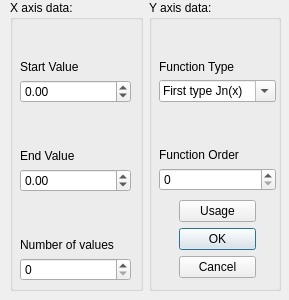
<?xml version="1.0" encoding="UTF-8"?>
<ui version="4.0">
 <class>AddNewData</class>
 <widget class="QDialog" name="AddNewData">
  <property name="geometry">
   <rect>
    <x>0</x>
    <y>0</y>
    <width>289</width>
    <height>300</height>
   </rect>
  </property>
  <property name="windowTitle">
   <string>Add Data</string>
  </property>
  <widget class="QWidget" name="layoutWidget">
   <property name="geometry">
    <rect>
     <x>10</x>
     <y>0</y>
     <width>271</width>
     <height>291</height>
    </rect>
   </property>
   <layout class="QHBoxLayout" name="horizontalLayout">
    <item>
     <widget class="QGroupBox" name="groupBox">
      <property name="title">
       <string>X axis data:</string>
      </property>
      <widget class="QWidget" name="layoutWidget">
       <property name="geometry">
        <rect>
         <x>10</x>
         <y>20</y>
         <width>111</width>
         <height>261</height>
        </rect>
       </property>
       <layout class="QVBoxLayout" name="verticalLayout">
        <item>
         <spacer name="verticalSpacer_3">
          <property name="orientation">
           <enum>Qt::Vertical</enum>
          </property>
          <property name="sizeHint" stdset="0">
           <size>
            <width>20</width>
            <height>40</height>
           </size>
          </property>
         </spacer>
        </item>
        <item>
         <widget class="QLabel" name="label_startval">
          <property name="text">
           <string>Start Value</string>
          </property>
         </widget>
        </item>
        <item>
         <widget class="QDoubleSpinBox" name="doubleSpinBox_startval">
          <property name="minimum">
           <double>-200.000000000000000</double>
          </property>
          <property name="maximum">
           <double>200.000000000000000</double>
          </property>
         </widget>
        </item>
        <item>
         <spacer name="verticalSpacer_2">
          <property name="orientation">
           <enum>Qt::Vertical</enum>
          </property>
          <property name="sizeHint" stdset="0">
           <size>
            <width>20</width>
            <height>40</height>
           </size>
          </property>
         </spacer>
        </item>
        <item>
         <widget class="QLabel" name="label_endval">
          <property name="text">
           <string>End Value</string>
          </property>
         </widget>
        </item>
        <item>
         <widget class="QDoubleSpinBox" name="doubleSpinBox_endval">
          <property name="minimum">
           <double>-200.000000000000000</double>
          </property>
          <property name="value">
           <double>0.000000000000000</double>
          </property>
         </widget>
        </item>
        <item>
         <spacer name="verticalSpacer">
          <property name="orientation">
           <enum>Qt::Vertical</enum>
          </property>
          <property name="sizeHint" stdset="0">
           <size>
            <width>20</width>
            <height>40</height>
           </size>
          </property>
         </spacer>
        </item>
        <item>
         <widget class="QLabel" name="label_numofval">
          <property name="text">
           <string>Number of values</string>
          </property>
         </widget>
        </item>
        <item>
         <widget class="QSpinBox" name="spinBox_numofval">
          <property name="maximum">
           <number>1000</number>
          </property>
         </widget>
        </item>
       </layout>
      </widget>
     </widget>
    </item>
    <item>
     <widget class="QGroupBox" name="groupBox_2">
      <property name="title">
       <string>Y axis data:</string>
      </property>
      <widget class="QWidget" name="layoutWidget">
       <property name="geometry">
        <rect>
         <x>10</x>
         <y>20</y>
         <width>117</width>
         <height>171</height>
        </rect>
       </property>
       <layout class="QVBoxLayout" name="verticalLayout_2">
        <item>
         <spacer name="verticalSpacer_4">
          <property name="orientation">
           <enum>Qt::Vertical</enum>
          </property>
          <property name="sizeHint" stdset="0">
           <size>
            <width>20</width>
            <height>40</height>
           </size>
          </property>
         </spacer>
        </item>
        <item>
         <widget class="QLabel" name="label_functype">
          <property name="text">
           <string>Function Type</string>
          </property>
         </widget>
        </item>
        <item>
         <widget class="QComboBox" name="comboBox_functype">
          <property name="editable">
           <bool>true</bool>
          </property>
          <item>
           <property name="text">
            <string>First type Jn(x)</string>
           </property>
          </item>
          <item>
           <property name="text">
            <string>Second type Yn(x)</string>
           </property>
          </item>
         </widget>
        </item>
        <item>
         <spacer name="verticalSpacer_5">
          <property name="orientation">
           <enum>Qt::Vertical</enum>
          </property>
          <property name="sizeHint" stdset="0">
           <size>
            <width>20</width>
            <height>40</height>
           </size>
          </property>
         </spacer>
        </item>
        <item>
         <widget class="QLabel" name="label_functorder">
          <property name="text">
           <string>Function Order</string>
          </property>
         </widget>
        </item>
        <item>
         <widget class="QSpinBox" name="spinBox_functorder"/>
        </item>
       </layout>
      </widget>
      <widget class="QWidget" name="layoutWidget">
       <property name="geometry">
        <rect>
         <x>30</x>
         <y>200</y>
         <width>77</width>
         <height>83</height>
        </rect>
       </property>
       <layout class="QVBoxLayout" name="verticalLayout_3">
        <item>
         <widget class="QPushButton" name="pushButton_usage">
          <property name="text">
           <string>Usage</string>
          </property>
         </widget>
        </item>
        <item>
         <widget class="QDialogButtonBox" name="buttonBox">
          <property name="orientation">
           <enum>Qt::Vertical</enum>
          </property>
          <property name="standardButtons">
           <set>QDialogButtonBox::Cancel|QDialogButtonBox::Ok</set>
          </property>
         </widget>
        </item>
       </layout>
      </widget>
     </widget>
    </item>
   </layout>
  </widget>
 </widget>
 <resources/>
 <connections>
  <connection>
   <sender>buttonBox</sender>
   <signal>accepted()</signal>
   <receiver>AddNewData</receiver>
   <slot>accept()</slot>
   <hints>
    <hint type="sourcelabel">
     <x>248</x>
     <y>254</y>
    </hint>
    <hint type="destinationlabel">
     <x>157</x>
     <y>274</y>
    </hint>
   </hints>
  </connection>
  <connection>
   <sender>buttonBox</sender>
   <signal>rejected()</signal>
   <receiver>AddNewData</receiver>
   <slot>reject()</slot>
   <hints>
    <hint type="sourcelabel">
     <x>316</x>
     <y>260</y>
    </hint>
    <hint type="destinationlabel">
     <x>286</x>
     <y>274</y>
    </hint>
   </hints>
  </connection>
 </connections>
</ui>
